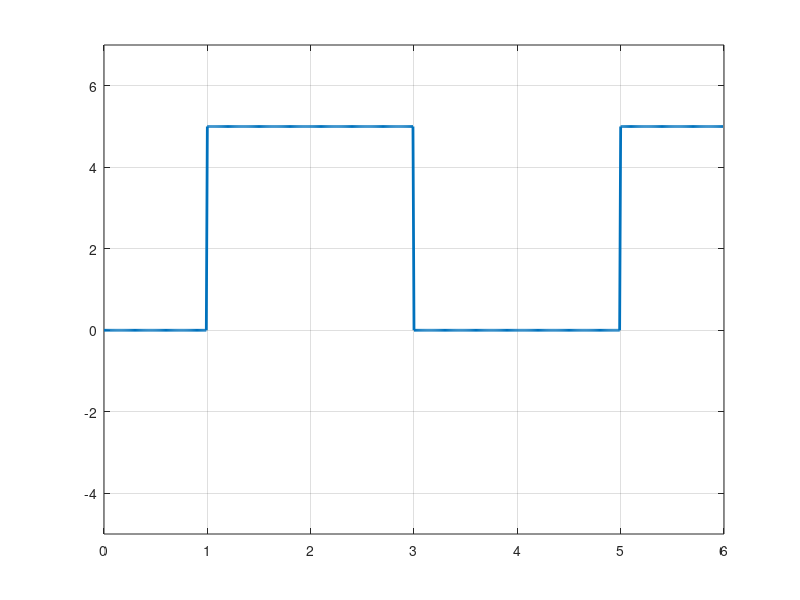

The MATLAB source for this figure:
clc;
close all;
clear all;

bits=[0,1,1,0,0,1];
bit_dur=1;

T=length(bits)*bit_dur;
fs=100;
t=0:1/fs:T-(1/fs);

for i=1:length(bits)
    if bits(i)==0
        x((i-1)*fs*bit_dur+1:i*fs*bit_dur)=0;
    else
        x((i-1)*fs*bit_dur+1:i*fs*bit_dur)=5;
    end
end
%subplot(4,1,1);
plot(t,x,'linewidth',2);
ylim([-5,7]);
grid on;
%subplot(4,1,2);
%stem(x);
%demodulation
for i=1:length(x)/(fs*bit_dur)
    if x((i-1)*fs*bit_dur+1:i*fs*bit_dur) == 0
        disp(0);
    else
        disp(1);
    end
end